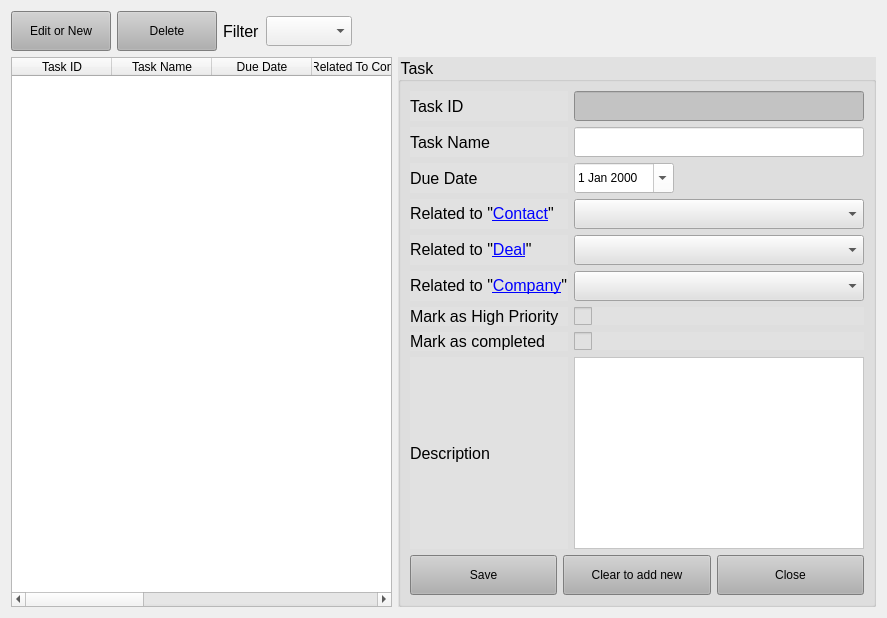
          <widget class="QWidget" name="tab_9">
           <attribute name="title">
            <string>Tasks</string>
           </attribute>
           <layout class="QGridLayout" name="gridLayout_14">
            <item row="0" column="0">
             <layout class="QHBoxLayout" name="horizontalLayout_17">
              <item>
               <widget class="QPushButton" name="pushButton_26">
                <property name="minimumSize">
                 <size>
                  <width>100</width>
                  <height>40</height>
                 </size>
                </property>
                <property name="styleSheet">
                 <string notr="true">background-color: rgb(176, 176, 176);</string>
                </property>
                <property name="text">
                 <string>Edit or New</string>
                </property>
               </widget>
              </item>
              <item>
               <widget class="QPushButton" name="pushButton_12">
                <property name="minimumSize">
                 <size>
                  <width>100</width>
                  <height>40</height>
                 </size>
                </property>
                <property name="styleSheet">
                 <string notr="true">background-color: rgb(176, 176, 176);</string>
                </property>
                <property name="text">
                 <string>Delete</string>
                </property>
               </widget>
              </item>
              <item>
               <widget class="QLabel" name="label_104">
                <property name="font">
                 <font>
                  <pointsize>12</pointsize>
                 </font>
                </property>
                <property name="text">
                 <string>Filter</string>
                </property>
               </widget>
              </item>
              <item>
               <widget class="QComboBox" name="comboBox_26">
                <property name="minimumSize">
                 <size>
                  <width>0</width>
                  <height>30</height>
                 </size>
                </property>
                <property name="font">
                 <font>
                  <pointsize>12</pointsize>
                 </font>
                </property>
                <property name="currentIndex">
                 <number>-1</number>
                </property>
               </widget>
              </item>
              <item>
               <spacer name="horizontalSpacer_14">
                <property name="orientation">
                 <enum>Qt::Horizontal</enum>
                </property>
                <property name="sizeHint" stdset="0">
                 <size>
                  <width>40</width>
                  <height>20</height>
                 </size>
                </property>
               </spacer>
              </item>
             </layout>
            </item>
            <item row="1" column="1">
             <widget class="QGroupBox" name="groupBox_4">
              <property name="minimumSize">
               <size>
                <width>0</width>
                <height>0</height>
               </size>
              </property>
              <property name="maximumSize">
               <size>
                <width>600</width>
                <height>16777215</height>
               </size>
              </property>
              <property name="font">
               <font>
                <family>Segoe UI</family>
                <pointsize>12</pointsize>
               </font>
              </property>
              <property name="styleSheet">
               <string notr="true">background-color: rgb(225, 225, 225);</string>
              </property>
              <property name="title">
               <string>Task</string>
              </property>
              <layout class="QVBoxLayout" name="verticalLayout_17">
               <item>
                <layout class="QGridLayout" name="gridLayout">
                 <item row="1" column="1">
                  <widget class="QLineEdit" name="lineEdit_7">
                   <property name="minimumSize">
                    <size>
                     <width>290</width>
                     <height>30</height>
                    </size>
                   </property>
                   <property name="styleSheet">
                    <string notr="true">background-color: rgb(255, 255, 255);</string>
                   </property>
                  </widget>
                 </item>
                 <item row="3" column="0">
                  <widget class="QLabel" name="label_22">
                   <property name="minimumSize">
                    <size>
                     <width>40</width>
                     <height>0</height>
                    </size>
                   </property>
                   <property name="font">
                    <font>
                     <family>Segoe UI</family>
                     <pointsize>12</pointsize>
                    </font>
                   </property>
                   <property name="text">
                    <string>Related to &quot;&lt;a href='#'&gt;Contact&lt;/a&gt;&quot;</string>
                   </property>
                  </widget>
                 </item>
                 <item row="4" column="1">
                  <widget class="QComboBox" name="comboBox_12">
                   <property name="minimumSize">
                    <size>
                     <width>0</width>
                     <height>30</height>
                    </size>
                   </property>
                  </widget>
                 </item>
                 <item row="3" column="1">
                  <widget class="QComboBox" name="comboBox_10">
                   <property name="minimumSize">
                    <size>
                     <width>0</width>
                     <height>30</height>
                    </size>
                   </property>
                   <property name="font">
                    <font>
                     <family>MS Shell Dlg 2</family>
                    </font>
                   </property>
                  </widget>
                 </item>
                 <item row="0" column="0">
                  <widget class="QLabel" name="label_21">
                   <property name="minimumSize">
                    <size>
                     <width>40</width>
                     <height>30</height>
                    </size>
                   </property>
                   <property name="font">
                    <font>
                     <family>Segoe UI</family>
                     <pointsize>12</pointsize>
                    </font>
                   </property>
                   <property name="text">
                    <string>Task ID</string>
                   </property>
                  </widget>
                 </item>
                 <item row="2" column="1">
                  <layout class="QHBoxLayout" name="horizontalLayout_7">
                   <item>
                    <widget class="QDateEdit" name="dateEdit">
                     <property name="sizePolicy">
                      <sizepolicy hsizetype="Minimum" vsizetype="Preferred">
                       <horstretch>0</horstretch>
                       <verstretch>0</verstretch>
                      </sizepolicy>
                     </property>
                     <property name="minimumSize">
                      <size>
                       <width>100</width>
                       <height>30</height>
                      </size>
                     </property>
                     <property name="styleSheet">
                      <string notr="true">background-color: rgb(255, 255, 255);</string>
                     </property>
                     <property name="calendarPopup">
                      <bool>true</bool>
                     </property>
                    </widget>
                   </item>
                   <item>
                    <spacer name="horizontalSpacer_2">
                     <property name="orientation">
                      <enum>Qt::Horizontal</enum>
                     </property>
                     <property name="sizeHint" stdset="0">
                      <size>
                       <width>40</width>
                       <height>20</height>
                      </size>
                     </property>
                    </spacer>
                   </item>
                  </layout>
                 </item>
                 <item row="2" column="0">
                  <widget class="QLabel" name="label_18">
                   <property name="minimumSize">
                    <size>
                     <width>40</width>
                     <height>0</height>
                    </size>
                   </property>
                   <property name="font">
                    <font>
                     <family>Segoe UI</family>
                     <pointsize>12</pointsize>
                    </font>
                   </property>
                   <property name="text">
                    <string>Due Date</string>
                   </property>
                  </widget>
                 </item>
                 <item row="1" column="0">
                  <widget class="QLabel" name="label_19">
                   <property name="minimumSize">
                    <size>
                     <width>40</width>
                     <height>30</height>
                    </size>
                   </property>
                   <property name="font">
                    <font>
                     <family>Segoe UI</family>
                     <pointsize>12</pointsize>
                    </font>
                   </property>
                   <property name="text">
                    <string>Task Name</string>
                   </property>
                  </widget>
                 </item>
                 <item row="6" column="1">
                  <widget class="QCheckBox" name="checkBox">
                   <property name="styleSheet">
                    <string notr="true">QCheckBox::indicator {width: 18px; height: 18px;}</string>
                   </property>
                   <property name="text">
                    <string/>
                   </property>
                  </widget>
                 </item>
                 <item row="0" column="1">
                  <widget class="QLineEdit" name="lineEdit_8">
                   <property name="minimumSize">
                    <size>
                     <width>290</width>
                     <height>30</height>
                    </size>
                   </property>
                   <property name="styleSheet">
                    <string notr="true">background-color: rgb(195, 195, 195);</string>
                   </property>
                   <property name="readOnly">
                    <bool>true</bool>
                   </property>
                  </widget>
                 </item>
                 <item row="5" column="0">
                  <widget class="QLabel" name="label_98">
                   <property name="font">
                    <font>
                     <family>Segoe UI</family>
                     <pointsize>12</pointsize>
                    </font>
                   </property>
                   <property name="text">
                    <string>Related to &quot;&lt;a href='#'&gt;Company&lt;/a&gt;&quot;</string>
                   </property>
                  </widget>
                 </item>
                 <item row="4" column="0">
                  <widget class="QLabel" name="label_97">
                   <property name="font">
                    <font>
                     <family>Segoe UI</family>
                     <pointsize>12</pointsize>
                    </font>
                   </property>
                   <property name="text">
                    <string>Related to &quot;&lt;a href='#'&gt;Deal&lt;/a&gt;&quot;</string>
                   </property>
                  </widget>
                 </item>
                 <item row="8" column="1">
                  <widget class="QPlainTextEdit" name="plainTextEdit_2">
                   <property name="styleSheet">
                    <string notr="true">background-color: rgb(255, 255, 255);</string>
                   </property>
                  </widget>
                 </item>
                 <item row="7" column="0">
                  <widget class="QLabel" name="label_71">
                   <property name="minimumSize">
                    <size>
                     <width>40</width>
                     <height>0</height>
                    </size>
                   </property>
                   <property name="font">
                    <font>
                     <family>Segoe UI</family>
                     <pointsize>12</pointsize>
                    </font>
                   </property>
                   <property name="text">
                    <string>Mark as completed</string>
                   </property>
                  </widget>
                 </item>
                 <item row="7" column="1">
                  <widget class="QCheckBox" name="checkBox_2">
                   <property name="styleSheet">
                    <string notr="true">QCheckBox::indicator {width: 18px; height: 18px;}</string>
                   </property>
                   <property name="text">
                    <string/>
                   </property>
                  </widget>
                 </item>
                 <item row="6" column="0">
                  <widget class="QLabel" name="label_70">
                   <property name="minimumSize">
                    <size>
                     <width>40</width>
                     <height>0</height>
                    </size>
                   </property>
                   <property name="font">
                    <font>
                     <family>Segoe UI</family>
                     <pointsize>12</pointsize>
                    </font>
                   </property>
                   <property name="text">
                    <string>Mark as High Priority</string>
                   </property>
                  </widget>
                 </item>
                 <item row="5" column="1">
                  <widget class="QComboBox" name="comboBox_17">
                   <property name="minimumSize">
                    <size>
                     <width>0</width>
                     <height>30</height>
                    </size>
                   </property>
                  </widget>
                 </item>
                 <item row="8" column="0">
                  <widget class="QLabel" name="label_23">
                   <property name="minimumSize">
                    <size>
                     <width>40</width>
                     <height>0</height>
                    </size>
                   </property>
                   <property name="font">
                    <font>
                     <family>Segoe UI</family>
                     <pointsize>12</pointsize>
                    </font>
                   </property>
                   <property name="text">
                    <string>Description</string>
                   </property>
                  </widget>
                 </item>
                </layout>
               </item>
               <item>
                <layout class="QHBoxLayout" name="horizontalLayout_8">
                 <item>
                  <widget class="QPushButton" name="pushButton_11">
                   <property name="sizePolicy">
                    <sizepolicy hsizetype="Minimum" vsizetype="Preferred">
                     <horstretch>0</horstretch>
                     <verstretch>0</verstretch>
                    </sizepolicy>
                   </property>
                   <property name="minimumSize">
                    <size>
                     <width>0</width>
                     <height>40</height>
                    </size>
                   </property>
                   <property name="styleSheet">
                    <string notr="true">background-color: rgb(176, 176, 176);</string>
                   </property>
                   <property name="text">
                    <string>Save</string>
                   </property>
                  </widget>
                 </item>
                 <item>
                  <widget class="QPushButton" name="pushButton_25">
                   <property name="sizePolicy">
                    <sizepolicy hsizetype="Minimum" vsizetype="Preferred">
                     <horstretch>0</horstretch>
                     <verstretch>0</verstretch>
                    </sizepolicy>
                   </property>
                   <property name="minimumSize">
                    <size>
                     <width>0</width>
                     <height>40</height>
                    </size>
                   </property>
                   <property name="styleSheet">
                    <string notr="true">background-color: rgb(176, 176, 176);</string>
                   </property>
                   <property name="text">
                    <string>Clear to add new</string>
                   </property>
                  </widget>
                 </item>
                 <item>
                  <widget class="QPushButton" name="pushButton_18">
                   <property name="sizePolicy">
                    <sizepolicy hsizetype="Minimum" vsizetype="Preferred">
                     <horstretch>0</horstretch>
                     <verstretch>0</verstretch>
                    </sizepolicy>
                   </property>
                   <property name="minimumSize">
                    <size>
                     <width>0</width>
                     <height>40</height>
                    </size>
                   </property>
                   <property name="styleSheet">
                    <string notr="true">background-color: rgb(176, 176, 176);</string>
                   </property>
                   <property name="text">
                    <string>Close</string>
                   </property>
                  </widget>
                 </item>
                </layout>
               </item>
              </layout>
             </widget>
            </item>
            <item row="1" column="0">
             <widget class="QTableWidget" name="tableWidget_10">
              <property name="styleSheet">
               <string notr="true">QScrollBar::handle:horizontal{background-color: rgb(176, 176, 176)}\</string>
              </property>
              <property name="editTriggers">
               <set>QAbstractItemView::NoEditTriggers</set>
              </property>
              <property name="selectionBehavior">
               <enum>QAbstractItemView::SelectRows</enum>
              </property>
              <attribute name="verticalHeaderVisible">
               <bool>false</bool>
              </attribute>
              <column>
               <property name="text">
                <string>Task ID</string>
               </property>
              </column>
              <column>
               <property name="text">
                <string>Task Name</string>
               </property>
              </column>
              <column>
               <property name="text">
                <string>Due Date</string>
               </property>
              </column>
              <column>
               <property name="text">
                <string>Related To Contact</string>
               </property>
              </column>
              <column>
               <property name="text">
                <string>Related To Deal</string>
               </property>
              </column>
              <column>
               <property name="text">
                <string>Related to Company</string>
               </property>
              </column>
              <column>
               <property name="text">
                <string>High Priority</string>
               </property>
              </column>
              <column>
               <property name="text">
                <string>Completed</string>
               </property>
              </column>
              <column>
               <property name="text">
                <string>Description</string>
               </property>
              </column>
             </widget>
            </item>
           </layout>
          </widget>
